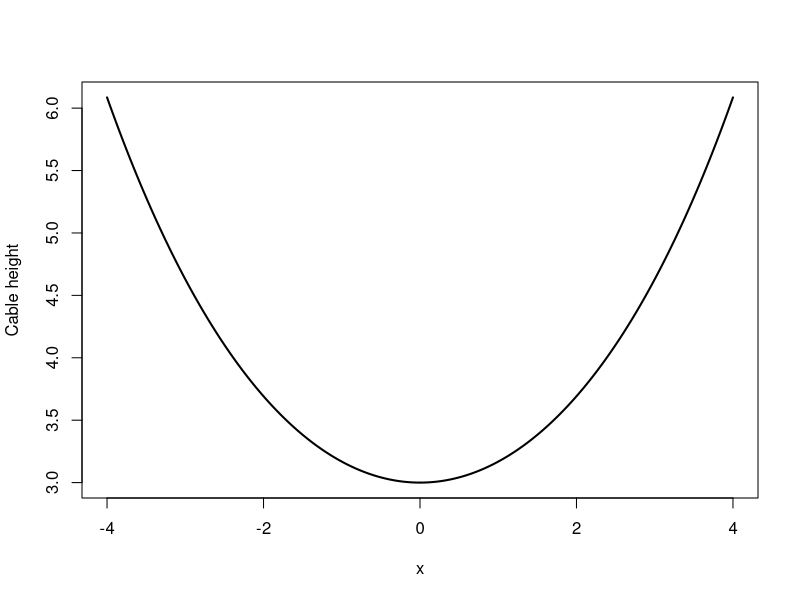

Source code (R):
a <- 3
x <- seq(-4, 4, length.out=250)
y <- a*cosh(x/a)
plot(x, y, type='l', lwd=2,
     xlab='x', ylab='Cable height')
length_num <- integrate(function(x) cosh(x/a), -3, 3)$value
length_exact <- 6*sinh(1)
cat('Numerical length:', length_num, '\n')
cat('Exact length:', length_exact, '\n')
